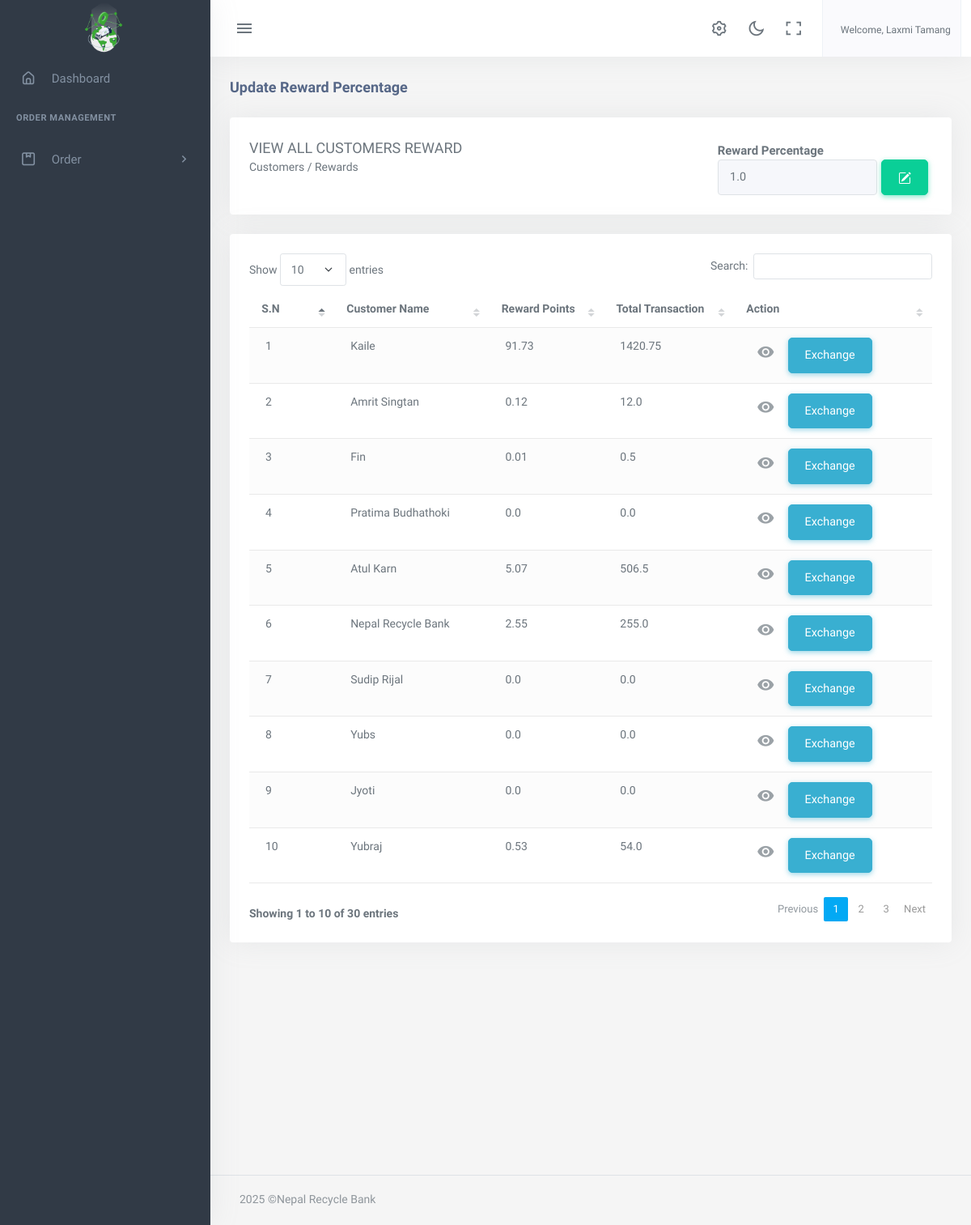
The page /rewards (signed in) on the database its author committed.
### accounts/models.py (models this page shows, shortened)
class User(AbstractBaseUser,PermissionsMixin):
    email = models.EmailField(
        verbose_name='Email',
        max_length=255,
        unique=True,
    )
    name = models.CharField(max_length=200,null=True, blank=True)
    is_user = models.BooleanField(default=False)
    is_admin = models.BooleanField(default=False)
    is_agent= models.BooleanField(default=False)
    is_sub_admin=models.BooleanField(default=False)
    phone_no = models.CharField(max_length=150, null=True, blank=True)
    address = models.CharField(max_length=150, null=True, blank=True )
    image = models.ImageField(upload_to="image/", null=True, blank=True)
    activate = models.BooleanField(default =False)
    created_at = models.DateTimeField(auto_now_add=True)
    updated_at = models.DateTimeField(auto_now=True)
    objects = UserManager()
    USERNAME_FIELD = 'email'
    REQUIRED_FIELDS = ['phone_no','name']

class Reward(models.Model):
    percentage = models.FloatField(default=0)

class UserReward(models.Model):
    user = models.ForeignKey(User, on_delete=models.CASCADE,limit_choices_to={'is_user': True}, related_name='user_rewards')
    points = models.FloatField(default=0)
    total_transaction_amount = models.FloatField(default=0)

### app2/models.py (models this page shows)
class AboutUS(models.Model):
    company_name=models.CharField(max_length=100)
    logo= models.ImageField(upload_to='logoimage/')
    address = models.CharField(max_length=1000)
    email = models.EmailField()
    contactNo= models.CharField(max_length=15)
    class Meta:
        ordering =['-id']

### app2/views.py (the view, shortened to what this page needs)
# urls.py: path('rewards', views.rewards_create_or_update, name='rewards_create_or_update'),
@login_required
def rewards_create_or_update(request):
    instance = Reward.objects.all().first()
    user_rewards = UserReward.objects.all()
    forms = RewardForm(instance=instance)
    return render(request, 'app2/rewards.html',{'forms':forms,'customers_rewards':user_rewards})

### app2/forms.py (shortened to what this page needs)
class RewardForm(forms.ModelForm):
    class Meta:
        model = Reward
        fields = '__all__'

### app2/context_processors.py (called while the page is built)
def aboutus(request):
    pick_Up_Plans=Pick_Up_Plan.objects.all()
    aboutus = AboutUS.objects.first()
    return {'contact': aboutus,'details':pick_Up_Plans,'company':aboutus}

def usercount(request):
    totalClient = User.objects.filter(is_user= True).count
    return ({
        'totalClient':totalClient
    })

def invoice(request):
    received_orders = Order.objects.filter(order_status='received')
    paid_amount = received_orders.aggregate(total_cost=Sum('totalPrice'))['total_cost'] or 0
    order = Order.objects.all().count
    unreceived_orders = Order.objects.exclude(Q(order_status='received') | Q(order_status='pending'))
    unpaid_amount = unreceived_orders.aggregate(total_cost=Sum('totalPrice'))['total_cost'] or 0
    return({
        'paidamount':paid_amount,
        'totalOrders':order,
        'unpaidamount':unpaid_amount
    })

def notification(request):
    notifications = Pick_Up_Plan.objects.filter(date=datetime.today())
    return({
        'notifications':notifications
    })

def total_cashbook(request):
    dailytransactions_list = Daily.objects.all()
    grand_total = dailytransactions_list.aggregate(Sum('total'))['total__sum']
    return ({
        'grand_total':grand_total,
    })

### app2/templates/app2/rewards.html (shortened to what this page needs)
{% extends 'app2/base.html' %}
{% load static %}
{% block body %}
    <div class="content-page">
        <div class="content">
            <div class="container-fluid">
                <div class="row">
                    <div class="col-12">
                        <div class="page-title-box">
                            <h4 class="page-title">{% if instance %}Update Reward Percentage{% else %}Update Reward Percentage{% endif %}</h4>
                        </div>
                    </div>
                </div>
                    <div class="row">
                        <div class="col-12">
                            <div class="card">
                                <div class="card-body row  justify-content-between">
                                    <div class="col-sm-8">
                                        <span class="fs-4 text-bold text-uppercase">View All Customers Reward</span><br>
                                        <span>Customers / Rewards</span>
                                    </div>
                                    <div class="col-sm-4  float-end">
                                        <form method="post" enctype="multipart/form-data" action="{% url 'dashboard:rewards_create_or_update'  %}">
                                            <label class="text-nowrap text-capitalize fs-5 pt-1 pe-1">Reward Percentage</label>
                                            <div class="d-flex">
                                                <input type="number" name="{{ forms.percentage.name }}" id="percentage_input" class="form-control w-100" value="{{ forms.instance.percentage }}">
                                                <button type="button" class="btn btn-success " id="edit_button">
                                                </button>
                                            </div>
                                        </form>
                                    </div>
                                </div>
                            </div>
                        </div>
                        <div class="col-12">
                            <div class="card">
                                <div class="card-body">
                                    <div class="tab-content">
                                        <div class="tab-pane show active" id="buttons-table-preview">
                                            <table id="datatable-buttons" class="table table-striped dt-responsive nowrap w-100">
                                                <thead>
                                                    <tr>
                                                        <th>S.N</th>
                                                        <th>Customer Name</th>
                                                        <th>Reward Points</th>
                                                        <th>Total Transaction</th>
                                                        <th style="width:200px">Action</th>
                                                    </tr>
                                                </thead>
                                                <tbody>
                                                    {% for customer in customers_rewards %}
                                                    <tr>
                                                        <td>{{ forloop.counter }}</td>
                                                        <td class="text-capitalize">{{ customer.user.name }}</td>
                                                        <td>{{ customer.points }}</td>
                                                        <td>{{ customer.total_transaction_amount }}</td>
                                                        <td>
                                                            <a href="{% url 'dashboard:user_order_history' customer.user.id %}" class="action-icon" title="view Detail"> <i class="mdi mdi-eye"></i></a>
                                                            <button type="" class="btn btn-info">Exchange </button>
                                                        </td>
                                                    </tr>
                                                    {% endfor %}
                                                </tbody>
                                            </table>
                                        </div>
                                    </div>
                                </div>
                            </div>
                        </div>
                    </div>
            </div>
        </div>
{%endblock%}

### app2/templates/app2/base.html (shortened to what this page needs)
{% load static %}
<!DOCTYPE html>
<html lang="en">
    <head>
        <link href="{% static 'app2/assets/css/app-saas.min.css'%}" rel="stylesheet" type="text/css" id="app-style" />
        <link href="{% static 'app2/assets/css/icons.min.css'%}" rel="stylesheet" type="text/css" />
        <link href="{% static 'app2/assets/vendor/bootstrap-datepicker/css/bootstrap-datepicker.min.css'%}" rel="stylesheet" type="text/css" />
        <link href="{% static 'app2/assets/vendor/select2/css/select2.min.css'%}" rel="stylesheet" type="text/css" />
        <link href="{% static 'app2/assets/vendor/datatables.net-bs5/css/dataTables.bootstrap5.min.css'%}" rel="stylesheet" type="text/css" />
        <link href="{% static 'app2/assets/vendor/datatables.net-responsive-bs5/css/responsive.bootstrap5.min.css'%}" rel="stylesheet" type="text/css" />
        <link href="{% static 'app2/assets/css/app-saas.min.css'%}" rel="stylesheet" type="text/css" id="app-style" />
        <link href="{% static 'app2/assets/css/icons.min.css'%}" rel="stylesheet" type="text/css" />
        <link rel="stylesheet" href="https://cdnjs.cloudflare.com/ajax/libs/font-awesome/6.0.0/css/all.min.css">
        <link href="https://cdn.jsdelivr.net/npm/summernote@0.8.16/dist/summernote-lite.min.css" rel="stylesheet">
    </head>
    <link rel="stylesheet" href="https://maxcdn.bootstrapcdn.com/font-awesome/4.7.0/css/font-awesome.min.css">
    <body>
        <div class="wrapper">
            <div class="navbar-custom">
                <div class="topbar container-fluid justify-content-between">
                    <div class="d-flex align-items-center  gap-lg-2 gap-1">
                        <button class="button-toggle-menu sm:float-end">
                            <i class="mdi mdi-menu"></i>
                        </button>
                    </div>
                    <ul class="topbar-menu d-flex align-items-center gap-3">
                        <li class="d-none d-sm-inline-block">
                            <a class="nav-link" data-bs-toggle="offcanvas" href="#theme-settings-offcanvas">
                                <i class="ri-settings-3-line font-22"></i>
                            </a>
                        </li>
                        <li class="d-none d-sm-inline-block">
                            <div class="nav-link" id="light-dark-mode" data-bs-toggle="tooltip" data-bs-placement="left" title="Theme Mode">
                                <i class="ri-moon-line font-22"></i>
                            </div>
                        </li>
                        <li class="d-none d-md-inline-block">
                            <a class="nav-link" href="#" data-toggle="fullscreen">
                                <i class="ri-fullscreen-line font-22"></i>
                            </a>
                        </li>
                        <li class="dropdown">
                            <a class="nav-link dropdown-toggle arrow-none nav-user px-2" data-bs-toggle="dropdown" href="#" role="button" aria-haspopup="false" aria-expanded="false">
                                <span class="d-lg-flex flex-column gap-1 d-none">
                                    <h6 class="my-0 fw-normal">Welcome, {{request.user.name}}</h6>
                                </span>
                            </a>
                        </li>
                    </ul>
                </div>
            </div>
            <div class="leftside-menu">
                <a href="{% url 'dashboard:index' %}" class="logo logo-light">
                    <span class="logo-lg">
                        <img src="{{company.logo.url}}" alt="logo" style="height: 64px;">
                    </span>
                </a>
                <div class="h-100" id="leftside-menu-container" data-simplebar>
                    <ul class="side-nav">
                        <li class="side-nav-item">
                            <a href="{% url 'dashboard:index' %}" class="side-nav-link">
                                <i class="uil-home-alt"></i>
                                <span> Dashboard </span>
                            </a>
                        </li>
                        <li class="side-nav-title">Order Management </li>
                        <li class="side-nav-item">
                            <a data-bs-toggle="collapse" href="#sidebarPages1" aria-expanded="false" aria-controls="sidebarPages" class="side-nav-link">
                                <i class="uil-package"></i>
                                <span> Order </span>
                                <span class="menu-arrow"></span>
                            </a>
                        </li>
                    </ul>
                </div>
            </div>
  {% block body %}
  {% endblock  %}
        <footer class="footer">
            <div class="container-fluid">
                <div class="row">
                    <div class="col-md-6">
                        <script>document.write(new Date().getFullYear())</script> ©Nepal Recycle Bank
                    </div>
                </div>
            </div>
        </footer>
    </div>
    </div>
                        </body>
                        </html>

### app2/templates/app2/base.html (style rules this page uses)
.btn { margin: 0 5px; padding: 10px 20px; border-radius: 5px; cursor: pointer; }

### rows shown on the page
User: user.name "Laxmi Tamang"
AboutUS: logo (picture)
Reward: percentage "1.0"
UserReward: user.name "Kaile", points "91.73", total_transaction_amount "1420.75"
UserReward: user.name "Amrit Singtan", points "0.12", total_transaction_amount "12.0"
UserReward: user.name "Fin", points "0.01", total_transaction_amount "0.5"
UserReward: user.name "Pratima Budhathoki", points "0.0", total_transaction_amount "0.0"
UserReward: user.name "Atul Karn", points "5.07", total_transaction_amount "506.5"
UserReward: user.name "Nepal Recycle Bank", points "2.55", total_transaction_amount "255.0"
UserReward: user.name "Sudip Rijal", points "0.0", total_transaction_amount "0.0"
UserReward: user.name "Yubs", points "0.0", total_transaction_amount "0.0"
UserReward: user.name "Jyoti", points "0.0", total_transaction_amount "0.0"
UserReward: user.name "Yubraj", points "0.53", total_transaction_amount "54.0"
